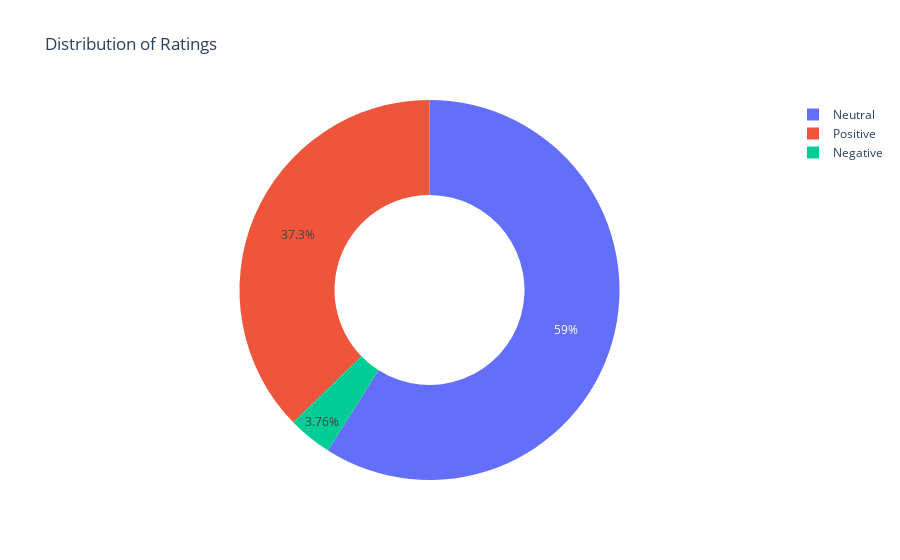

Here is the notebook cell this chart was saved with:
### Code cell
numbers = ratings.index
quantity = ratings.values
figure = px.pie(data, 
                values=quantity, 
                names=numbers, 
                hole=0.5, 
                title="Distribution of Ratings")
figure.show()

### Figure 1 — Plotly figure (JSON) as saved in the notebook; plotly's stock layout.template omitted (floating-point values rounded to 4 significant figures)
{"data": [{"domain": {"x": [0, 1], "y": [0, 1]}, "hole": 0.5, "hovertemplate": "label=%{label}<br>value=%{value}<extra></extra>", "labels": ["Positive", "Negative", "Neutral"], "legendgroup": "", "name": "", "showlegend": true, "type": "pie", "values": [0.3727, 0.03757, 0.5897]}], "layout": {"legend": {"tracegroupgap": 0}, "title": {"text": "Distribution of Ratings"}}}
